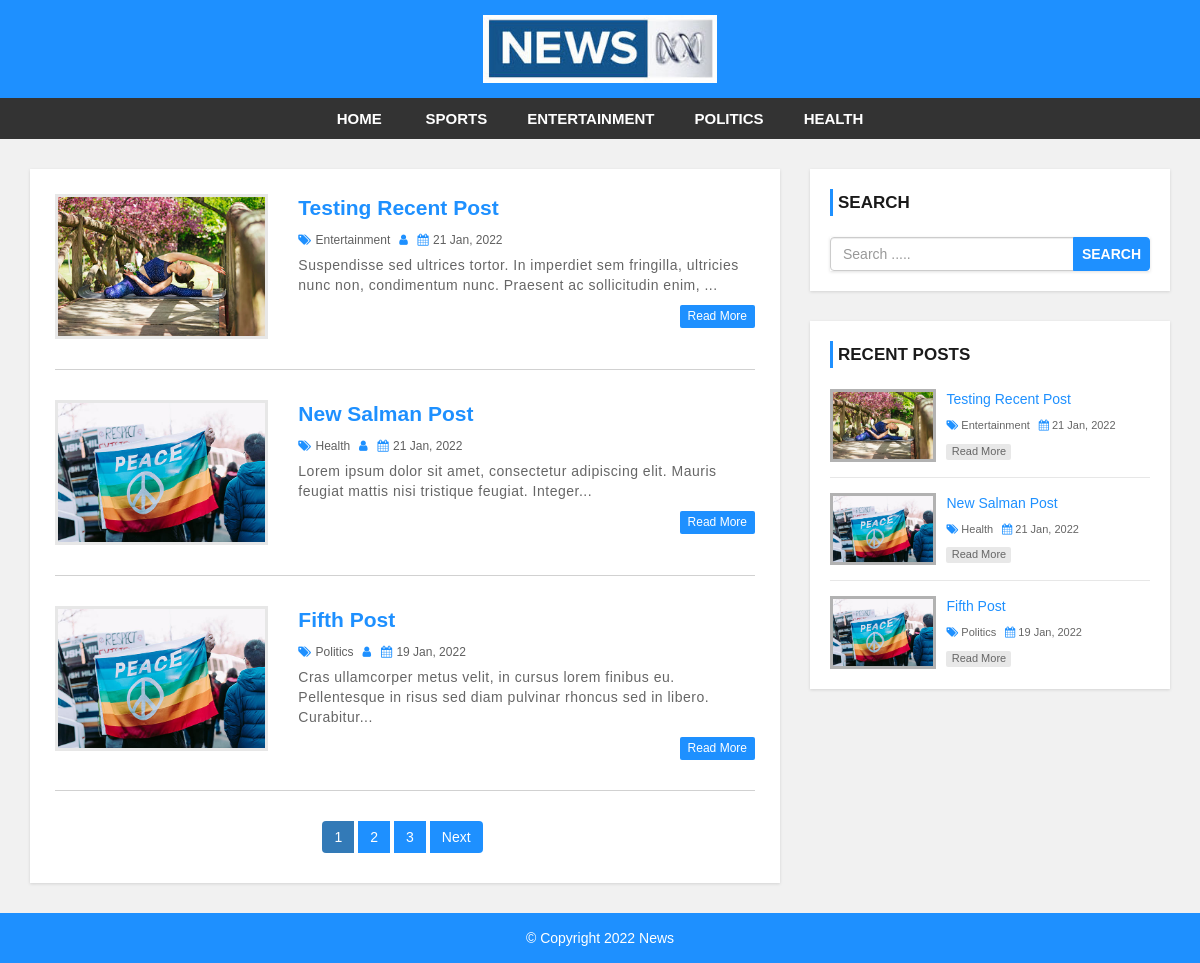
The page / on the database its author committed.
### tables this page shows
CREATE TABLE `settings` (
  `id` int(11) NOT NULL,
  `websitename` varchar(60) NOT NULL,
  `logo` varchar(50) NOT NULL,
  `footerdesc` varchar(255) NOT NULL
);

CREATE TABLE `category` (
  `category_id` int(11) NOT NULL,
  `category_name` varchar(100) NOT NULL,
  `post` int(11) NOT NULL DEFAULT 0
);

CREATE TABLE `post` (
  `post_id` int(11) NOT NULL,
  `title` varchar(100) NOT NULL,
  `description` text NOT NULL,
  `category` varchar(100) NOT NULL,
  `post_date` varchar(50) NOT NULL,
  `author` int(11) NOT NULL,
  `post_img` varchar(100) NOT NULL
);

### config.php (called while the page is built, shortened)
<?php
$hostname = "http://localhost/LearnPHP/news-site";
?>

### index.php (the view, shortened to what this page needs)
<?php include 'header.php'; ?>
    <div id="main-content">
        <div class="container">
            <div class="row">
                <div class="col-md-8">
                    <div class="post-container">
                      <?php
                        include "config.php";
                        $limit = 3;
                        if(isset($_GET['page'])){
                          $page = $_GET['page'];
                        }else{
                          $page = 1;
                        }
                        $offset = ($page - 1) * $limit;
                        $sql = "SELECT post.post_id, post.title, post.description,post.post_date,post.author,
                        category.category_name,user.username,post.category,post.post_img FROM post
                        LEFT JOIN category ON post.category = category.category_id
                        LEFT JOIN user ON post.author = user.user_id
                        ORDER BY post.post_id DESC LIMIT {$offset},{$limit}";
                        $result = mysqli_query($conn, $sql) or die("Query Failed.");
                        if(mysqli_num_rows($result) > 0){
                          while($row = mysqli_fetch_assoc($result)) {
                      ?>
                        <div class="post-content">
                            <div class="row">
                                <div class="col-md-4">
                                  <a class="post-img" href="single.php?id=<?php echo $row['post_id']; ?>"><img src="admin/upload/<?php echo $row['post_img']; ?>" alt=""/></a>
                                </div>
                                <div class="col-md-8">
                                  <div class="inner-content clearfix">
                                      <h3><a href='single.php?id=<?php echo $row['post_id']; ?>'><?php echo $row['title']; ?></a></h3>
                                      <div class="post-information">
                                          <span>
                                              <i class="fa fa-tags" aria-hidden="true"></i>
                                              <a href='category.php?cid=<?php echo $row['category']; ?>'><?php echo $row['category_name']; ?></a>
                                          </span>
                                          <span>
                                              <i class="fa fa-user" aria-hidden="true"></i>
                                          </span>
                                          <span>
                                              <i class="fa fa-calendar" aria-hidden="true"></i>
                                              <?php echo $row['post_date']; ?>
                                          </span>
                                      </div>
                                      <p class="description">
                                          <?php echo substr($row['description'],0,130) . "..."; ?>
                                      </p>
                                      <a class='read-more pull-right' href='single.php?id=<?php echo $row['post_id']; ?>'>read more</a>
                                  </div>
                                </div>
                            </div>
                        </div>
                        <?php
                          }
                        }else{
                          echo "<h2>No Record Found.</h2>";
                        }
                        $sql1 = "SELECT * FROM post";
                        $result1 = mysqli_query($conn, $sql1) or die("Query Failed.");
                        if(mysqli_num_rows($result1) > 0){
                          $total_records = mysqli_num_rows($result1);
                          $total_page = ceil($total_records / $limit);
                          echo '<ul class="pagination admin-pagination">';
                          for($i = 1; $i <= $total_page; $i++){
                            if($i == $page){
                              $active = "active";
                            }else{
                              $active = "";
                            }
                            echo '<li class="'.$active.'"><a href="index.php?page='.$i.'">'.$i.'</a></li>';
                          }
                          if($total_page > $page){
                            echo '<li><a href="index.php?page='.($page + 1).'">Next</a></li>';
                          }
                          echo '</ul>';
                        }
                        ?>
                    </div>
                </div>
                <?php include 'sidebar.php'; ?>
            </div>
        </div>
    </div>
<?php include 'footer.php'; ?>

### header.php (shortened to what this page needs)
<?php
  include "config.php";
?>
<!DOCTYPE html>
<html lang="en">
<head>
    <link rel="stylesheet" href="css/bootstrap.min.css" />
    <link rel="stylesheet" href="css/font-awesome.css">
    <link rel="stylesheet" href="css/style.css">
</head>
<body>
<div id="header">
    <div class="container">
        <div class="row">
            <div class=" col-md-offset-4 col-md-4">
              <?php
                include "config.php";
                $sql = "SELECT * FROM settings";
                $result = mysqli_query($conn, $sql) or die("Query Failed.");
                if(mysqli_num_rows($result) > 0){
                  while($row = mysqli_fetch_assoc($result)) {
                    if($row['logo'] == ""){
                      echo '<a href="index.php"><h1>'.$row['websitename'].'</h1></a>';
                    }else{
                      echo '<a href="index.php" id="logo"><img src="admin/images/'. $row['logo'] .'"></a>';
                    }
                  }
                }
                ?>
            </div>
        </div>
    </div>
</div>
<div id="menu-bar">
    <div class="container">
        <div class="row">
            <div class="col-md-12">
              <?php
                include "config.php";
                $sql = "SELECT * FROM category WHERE post > 0";
                $result = mysqli_query($conn, $sql) or die("Query Failed. : Category");
                if(mysqli_num_rows($result) > 0){
                  $active = "";
              ?>
                <ul class='menu'>
                  <li><a href='<?php echo $hostname; ?>'>Home</a></li>
                  <?php while($row = mysqli_fetch_assoc($result)) {
                    echo "<li><a class='{$active}' href='category.php?cid={$row['category_id']}'>{$row['category_name']}</a></li>";
                  } ?>
                </ul>
                <?php } ?>
            </div>
        </div>
    </div>
</div>

### sidebar.php
<div id="sidebar" class="col-md-4">
    <div class="search-box-container">
        <h4>Search</h4>
        <form class="search-post" action="search.php" method ="GET">
            <div class="input-group">
                <input type="text" name="search" class="form-control" placeholder="Search .....">
                <span class="input-group-btn">
                    <button type="submit" class="btn btn-danger">Search</button>
                </span>
            </div>
        </form>
    </div>
    <div class="recent-post-container">
        <h4>Recent Posts</h4>
        <?php
        include "config.php";
        $limit = 3;
        $sql = "SELECT post.post_id, post.title, post.post_date,
        category.category_name,post.category,post.post_img FROM post
        LEFT JOIN category ON post.category = category.category_id
        ORDER BY post.post_id DESC LIMIT {$limit}";
        $result = mysqli_query($conn, $sql) or die("Query Failed. : Recent Post");
        if(mysqli_num_rows($result) > 0){
          while($row = mysqli_fetch_assoc($result)) {
      ?>
        <div class="recent-post">
            <a class="post-img" href="single.php?id=<?php echo $row['post_id']; ?>">
                <img src="admin/upload/<?php echo $row['post_img']; ?>" alt=""/>
            </a>
            <div class="post-content">
                <h5><a href="single.php?id=<?php echo $row['post_id']; ?>"><?php echo $row['title']; ?></a></h5>
                <span>
                    <i class="fa fa-tags" aria-hidden="true"></i>
                    <a href='category.php?cid=<?php echo $row['category']; ?>'><?php echo $row['category_name']; ?></a>
                </span>
                <span>
                    <i class="fa fa-calendar" aria-hidden="true"></i>
                    <?php echo $row['post_date']; ?>
                </span>
                <a class="read-more" href="single.php?id=<?php echo $row['post_id']; ?>">read more</a>
            </div>
        </div>
    <?php
      }
    }
    ?>
    </div>
</div>

### footer.php
<div id ="footer">
    <div class="container">
        <div class="row">
            <div class="col-md-12">
              <?php
                include "config.php";
                $sql = "SELECT * FROM settings";
                $result = mysqli_query($conn, $sql) or die("Query Failed.");
                if(mysqli_num_rows($result) > 0){
                  while($row = mysqli_fetch_assoc($result)) {
              ?>
                <span><?php echo $row['footerdesc']; ?></span>
              <?php
                }
              }
              ?>
            </div>
        </div>
    </div>
</div>
</body>
</html>

### css/style.css (style rules this page uses)
body { background: #f1f1f1; font-family: sans-serif,arial,Helvetica; }
a, a:hover, a:focus { text-decoration: none; outline: none; }
ul { margin:0; padding:0; list-style:none; }
form { background: #fff; padding: 25px; box-shadow:0 1px 3px rgba(0, 0, 0, 0.13); }
#header { background: #1e90ff; text-align: center; padding: 15px; }
#logo { display: inline-block; width: 65%; }
#logo img { width: 100%; }
#menu-bar { background: #333; text-align: center; }
#menu-bar .menu > li { display: inline-block; }
.menu > li > a { padding: 10px 20px; display: block; text-transform: uppercase; color: #fff; font-size: 15px; font-weight:600; transition:all 0.5s ease 0s; }
#main-content { padding: 30px 0; min-height: 750px; }
#main-content .post-container { background-color: #fff; padding: 25px; box-shadow: 0 1px 3px rgba(0, 0, 0, 0.13); }
#main-content .post-content { border-bottom: 1px solid #d1d1d1; padding: 0 0 30px; margin-bottom:30px; }
#main-content .post-content img { width: 100%; }
#main-content .post-content .post-img { border: 3px solid #e7e7e7; display: block; height: 145px; overflow: hidden; transition: border .3s; }
#main-content .post-content h3 { font-size: 21px; line-height: 28px; font-weight: 600; margin: 0 0 7px; }
#main-content .post-content h3 a { color: #1e90ff; transition:all 0.3s; }
#main-content .post-content .post-information span { color: #606060; font-size: 12px; text-transform: capitalize; margin: 0 5px 5px 0; display: inline-block; }
#main-content .post-content .post-information i { color: #1e90ff; margin-right: 1px; }
#main-content .post-content .post-information a { color: #606060; text-decoration: none; }
#main-content .post-content p, #main-content .single-post p { color: #666; font-size: 14px; letter-spacing: 0.5px; margin:0 0 10px; }
#main-content .post-content a.read-more { color: #fff; background-color: #1E90FF; font-size: 12px; text-transform: capitalize; padding: 3px 8px; border-radius: 2px; transition: all 0.3s; }
.pagination { display: block; text-align: center; margin: 0; }
.pagination li { display:inline-block; margin: 0 5px 0 0; }
.pagination li a { border: none; background: #1e90ff; color: #fff; }
i.fa { color:#222; }
#sidebar h4 { color: #1A1A1A; font-size: 17px; line-height: 27px; font-weight:600; text-transform: uppercase; padding: 0 0 0 5px; margin: 0 0 21px; border-left: 3px solid #1e90ff; }
#sidebar .search-box-container { background-color: #fff; padding: 20px; margin: 0 0 30px; box-shadow: 0 1px 3px rgba(0, 0, 0, 0.13); }
#sidebar .search-post { padding: 0; }
#sidebar .search-post input { color: #606060; }
#sidebar .search-post .btn { font-weight: 600; text-transform: uppercase; padding: 6px 8px; background-color: #1E90FF; border-color: #1E90FF; outline: none; }
#sidebar .recent-post-container { padding: 20px; background: #fff; box-shadow: 0 1px 3px rgba(0, 0, 0, 0.13); }
#sidebar .recent-post { border-bottom: 1px solid #e7e7e7; padding: 0 0 15px; margin: 0 0 15px; }
#sidebar .recent-post:last-child { margin: 0; padding: 0; border: none; }
#sidebar .recent-post .post-img { display: inline-block; width: 33%; border: 3px solid rgba(0,0,0,0.3); vertical-align: top; transition: border .3s; }
#sidebar .recent-post .post-img img { width: 100%; }
#sidebar .recent-post .post-content { width: 65%; display: inline-block; border: none; padding: 0 0 0 7px; margin: 0; }
#sidebar .recent-post h5 { font-size: 14px; line-height: 20px; margin: 0 0 5px; }
#sidebar .recent-post h5 a { color: #1E90FF; }
#sidebar .recent-post span { color: #666; font-size: 11px; display: inline-block; margin: 0 5px 10px 0; }
#sidebar .recent-post span a { color: #666; }
#sidebar .recent-post span i { color: #1E90FF; }
#sidebar .recent-post a.read-more { color: #666; background-color: rgba(0,0,0,0.09); width: 65px; font-size: 11px; text-align: center; padding: 0; display: block; transition: all 0.3s; }
#footer { color: #fff; padding:15px 0; text-align:center; background-color:#1e90ff; }

### rows shown on the page
settings: logo (picture), footerdesc "© Copyright 2022 News"
category: category_name "SPORTS"
category: category_name "ENTERTAINMENT"
category: category_name "POLITICS"
category: category_name "HEALTH"
post: post_img (picture), title "Testing Recent Post", category.category_name "Entertainment", post_date "21 Jan, 2022", description "Suspendisse sed ultrices tortor. In imperdiet sem fringilla, ultricies nunc non, condimentum nunc. Praesent ac sollicitudin enim,"
post: post_img (picture), title "New Salman Post", category.category_name "Health", post_date "21 Jan, 2022", description "Lorem ipsum dolor sit amet, consectetur adipiscing elit. Mauris feugiat mattis nisi tristique feugiat. Integer"
post: post_img (picture), title "Fifth Post", category.category_name "Politics", post_date "19 Jan, 2022", description "Cras ullamcorper metus velit, in cursus lorem finibus eu. Pellentesque in risus sed diam pulvinar rhoncus sed in libero. Curabitur"
